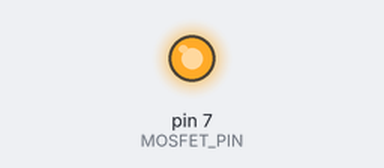
Bench run of a sketch on a simulated Arduino Uno, built with avr-gcc and run on an emulated ATmega328P. On the bench: output pins drawn as LEDs (lit = HIGH).

Above: at 0.5 s.
At 5.0 s:
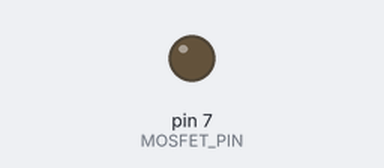
Timing chart, 0 to 6.9 s (numbered marks = the images above):
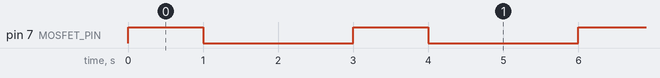

Measured:
- by itself, pin 7 (MOSFET_PIN): alternates HIGH for 1.0 s and LOW for 2.0 s

The sketch:

solenoidcode.ino
```cpp
const int MOSFET_PIN = 7; // your control pin

void setup() {
  pinMode(MOSFET_PIN, OUTPUT);
  digitalWrite(MOSFET_PIN, LOW);
}

void loop() {
  digitalWrite(MOSFET_PIN, HIGH); // solenoid ON
  delay(1000);
  digitalWrite(MOSFET_PIN, LOW);  // solenoid OFF
  delay(2000);
}
```
